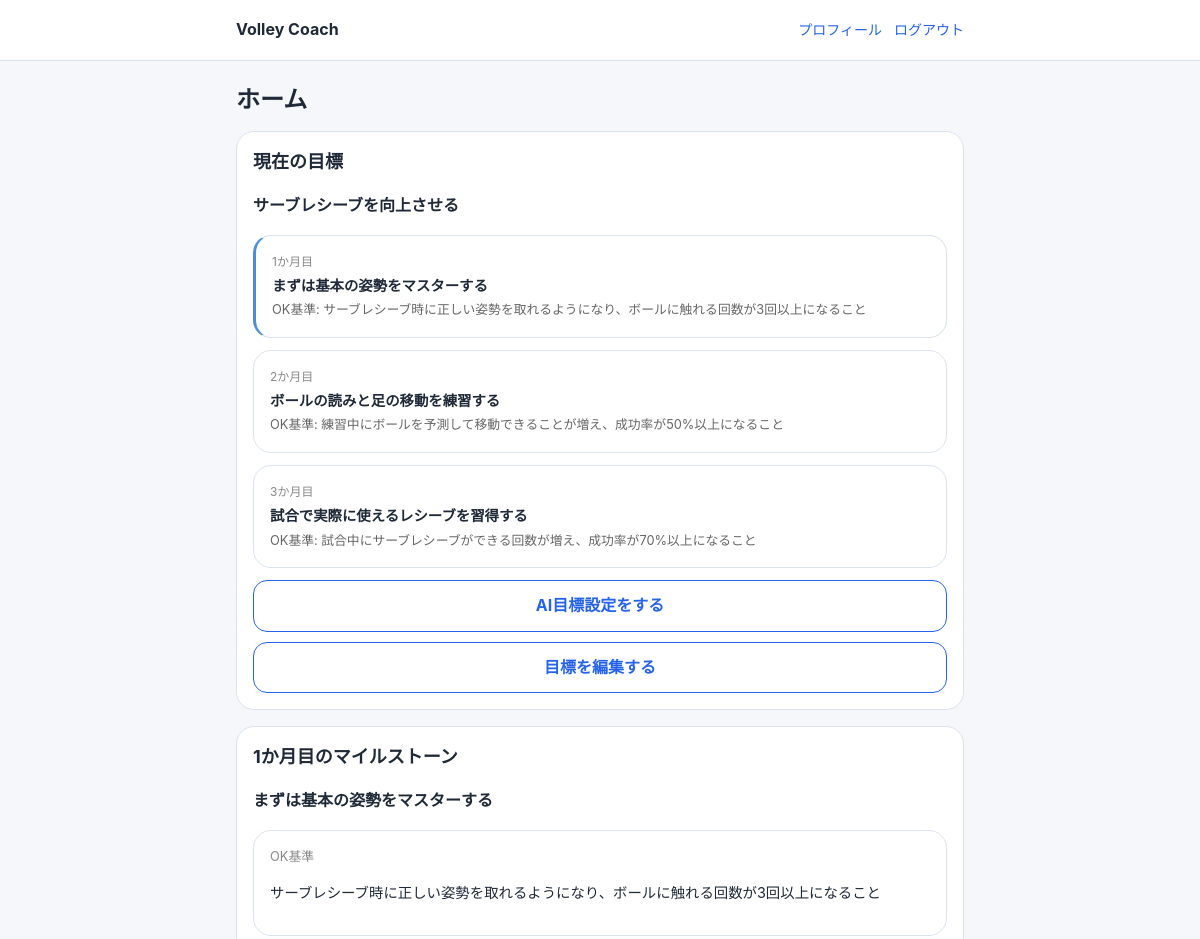
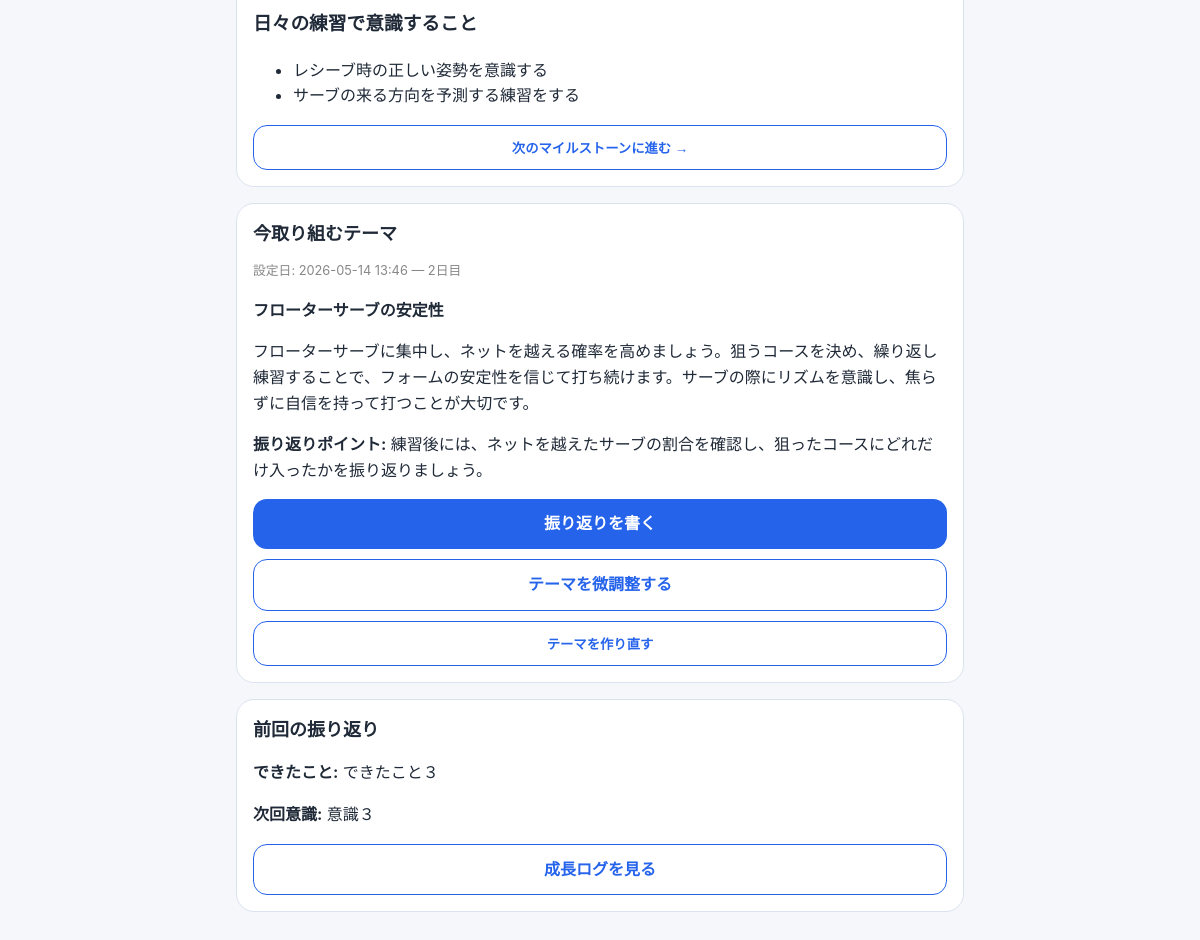
The page / (signed in) on the database its author committed (2 pictures, top to bottom).
### app/models.py (models this page shows)
class TimestampMixin:
    created_at = db.Column(db.DateTime, default=datetime.utcnow, nullable=False)
    updated_at = db.Column(
        db.DateTime,
        default=datetime.utcnow,
        onupdate=datetime.utcnow,
        nullable=False
    )

class Goal(db.Model, TimestampMixin):
    __tablename__ = "goals"
    id = db.Column(db.Integer, primary_key=True)
    user_id = db.Column(db.Integer, db.ForeignKey("users.id"), nullable=False)
    skill_type = db.Column(db.String(50), nullable=False, default="spike")
    goal_title = db.Column(db.String(255), nullable=False)
    goal_detail = db.Column(db.Text, nullable=False)
    target_date = db.Column(db.Date)
    status = db.Column(db.String(20), nullable=False, default="active")
    current_month_override = db.Column(db.Integer, nullable=True)
    user = db.relationship("User", back_populates="goals")
    assessments = db.relationship("Assessment", back_populates="goal", lazy=True)
    milestones = db.relationship(
        "GoalMilestone",
        back_populates="goal",
        lazy=True,
        cascade="all, delete-orphan",
        order_by="GoalMilestone.month_index",
    )
    daily_themes = db.relationship("DailyPracticeTheme", back_populates="goal", lazy=True)

class GoalMilestone(db.Model, TimestampMixin):
    __tablename__ = "goal_milestones"
    id = db.Column(db.Integer, primary_key=True)
    goal_id = db.Column(db.Integer, db.ForeignKey("goals.id"), nullable=False)
    month_index = db.Column(db.Integer, nullable=False)
    title = db.Column(db.String(255), nullable=False)
    ok_criteria = db.Column(db.Text)
    practice_focus_json = db.Column(db.Text, nullable=False, default="[]")
    goal = db.relationship("Goal", back_populates="milestones")
    daily_themes = db.relationship("DailyPracticeTheme", back_populates="milestone", lazy=True)

class DailyPracticeTheme(db.Model):
    __tablename__ = "daily_practice_themes"
    id = db.Column(db.Integer, primary_key=True)
    user_id = db.Column(db.Integer, db.ForeignKey("users.id"), nullable=False)
    goal_id = db.Column(db.Integer, db.ForeignKey("goals.id"), nullable=False)
    milestone_id = db.Column(db.Integer, db.ForeignKey("goal_milestones.id"), nullable=True)
    theme_title = db.Column(db.String(255), nullable=False)
    theme_detail = db.Column(db.Text, nullable=False)
    check_point = db.Column(db.Text)
    created_at = db.Column(db.DateTime, default=datetime.utcnow, nullable=False)
    goal = db.relationship("Goal", back_populates="daily_themes")
    milestone = db.relationship("GoalMilestone", back_populates="daily_themes")

class Reflection(db.Model):
    __tablename__ = "reflections"
    id = db.Column(db.Integer, primary_key=True)
    user_id = db.Column(db.Integer, db.ForeignKey("users.id"), nullable=False)
    practice_theme_id = db.Column(db.Integer, db.ForeignKey("practice_themes.id"), nullable=True)
    daily_theme_id = db.Column(db.Integer, db.ForeignKey("daily_practice_themes.id"), nullable=True)
    theme_applied = db.Column(db.String(20), nullable=False)
    good_points = db.Column(db.Text, nullable=False)
    bad_points = db.Column(db.Text, nullable=False)
    cause_hypothesis = db.Column(db.Text)
    next_action = db.Column(db.Text, nullable=False)
    coach_question = db.Column(db.Text)
    created_at = db.Column(db.DateTime, default=datetime.utcnow, nullable=False)
    user = db.relationship("User", back_populates="reflections")
    daily_theme = db.relationship("DailyPracticeTheme", backref=db.backref("reflections", lazy=True))

### app/routes/main.py (the view)
@main_bp.route("/")
@login_required
def home():
    latest_goal = Goal.query.filter_by(user_id=current_user.id, status="active").order_by(Goal.updated_at.desc()).first()
    latest_theme = PracticeTheme.query.filter_by(user_id=current_user.id).order_by(PracticeTheme.created_at.desc()).first()
    latest_daily_theme = DailyPracticeTheme.query.filter_by(user_id=current_user.id).order_by(DailyPracticeTheme.created_at.desc()).first()
    latest_reflection = Reflection.query.filter_by(user_id=current_user.id).order_by(Reflection.created_at.desc()).first()
    current_milestone = None
    current_practice_focus = []
    current_month = None
    if latest_goal:
        current_month = current_month_index(latest_goal)
        current_milestone = GoalMilestone.query.filter_by(
            goal_id=latest_goal.id,
            month_index=current_month,
        ).first()
        current_practice_focus = practice_focus_list(current_milestone)
    days_on_theme = None
    if latest_daily_theme:
        days_on_theme = (datetime.utcnow().date() - latest_daily_theme.created_at.date()).days + 1
    return render_template(
        "main/home.html",
        latest_goal=latest_goal,
        latest_theme=latest_theme,
        latest_daily_theme=latest_daily_theme,
        latest_reflection=latest_reflection,
        current_month=current_month,
        current_milestone=current_milestone,
        current_practice_focus=current_practice_focus,
        days_on_theme=days_on_theme,
    )

### app/models.py (called while the page is built)
@login_manager.user_loader
def load_user(user_id):
    return User.query.get(int(user_id))

### app/services/goal_progress_service.py (called while the page is built)
def current_month_index(goal) -> int:
    if goal.current_month_override is not None:
        return goal.current_month_override
    elapsed_days = (datetime.utcnow() - goal.created_at).days
    if elapsed_days < 30:
        return 1
    if elapsed_days < 60:
        return 2
    return 3

def practice_focus_list(milestone: GoalMilestone | None) -> list[str]:
    if not milestone:
        return []
    try:
        data = json.loads(milestone.practice_focus_json or "[]")
        return data if isinstance(data, list) else []
    except json.JSONDecodeError:
        return []

### app/templates/main/home.html (shortened to what this page needs)
{% extends "base.html" %}
{% block content %}
<h1>ホーム</h1>
<div class="stack">
    <section class="card">
        <h2>現在の目標</h2>
        {% if latest_goal %}
            <p><strong>{{ latest_goal.goal_title }}</strong></p>
            {% if latest_goal.milestones %}
                <div style="margin-top:0.75rem;">
                    {% for m in latest_goal.milestones %}
                    <div class="sub-card" style="margin-bottom:0.5rem; {% if m.month_index == current_month %}border-left:3px solid #4a90d9;{% endif %}">
                        <p style="font-size:0.75rem; color:#888; margin:0 0 0.2rem;">{{ m.month_index }}か月目</p>
                        <p style="font-size:0.9rem; margin:0;"><strong>{{ m.title }}</strong></p>
                        {% if m.ok_criteria %}
                            <p style="font-size:0.8rem; color:#666; margin:0.2rem 0 0;">OK基準: {{ m.ok_criteria }}</p>
                        {% endif %}
                    </div>
                    {% endfor %}
                </div>
            {% endif %}
            <div class="button-list" style="margin-top:0.75rem;">
                <a class="button secondary" href="{{ url_for('goals.roadmap') }}">AI目標設定をする</a>
                <a class="button secondary" href="{{ url_for('goals.edit_goal', goal_id=latest_goal.id) }}">目標を編集する</a>
            </div>
        {% else %}
            <p>まだ目標がありません。</p>
            <div class="button-list">
                <a class="button" href="{{ url_for('goals.roadmap') }}">AI目標設定をする</a>
            </div>
        {% endif %}
    </section>
    {% if latest_goal and current_milestone %}
    <section class="card">
        <h2>{{ current_month }}か月目のマイルストーン</h2>
        <p><strong>{{ current_milestone.title }}</strong></p>
        {% if current_milestone.ok_criteria %}
            <div class="sub-card">
                <p style="font-size:0.8rem; color:#888; margin:0 0 0.25rem;">OK基準</p>
                <p style="font-size:0.9rem;">{{ current_milestone.ok_criteria }}</p>
            </div>
        {% endif %}
        {% if current_practice_focus %}
            <h3 style="margin-top:0.75rem;">日々の練習で意識すること</h3>
            <ul>
                {% for item in current_practice_focus %}
                    <li>{{ item }}</li>
                {% endfor %}
            </ul>
        {% endif %}
        <div class="button-list" style="margin-top:1rem;">
            {% if current_month < 3 %}
            <form method="post" action="{{ url_for('goals.advance_milestone', goal_id=latest_goal.id) }}">
                <button class="button secondary" type="submit">次のマイルストーンに進む →</button>
            </form>
            {% endif %}
        </div>
    </section>
    {% endif %}
    <section class="card">
        <h2>今取り組むテーマ</h2>
        {% if latest_daily_theme %}
            <p style="font-size:0.8rem; color:#888;">
                設定日: {{ latest_daily_theme.created_at | jst }}
                {% if days_on_theme and days_on_theme > 1 %}— {{ days_on_theme }}日目{% endif %}
            </p>
            <p><strong>{{ latest_daily_theme.theme_title }}</strong></p>
            <p class="preline">{{ latest_daily_theme.theme_detail }}</p>
            {% if latest_daily_theme.check_point %}
                <p><strong>振り返りポイント:</strong> {{ latest_daily_theme.check_point }}</p>
            {% endif %}
            <div class="button-list">
                <a class="button" href="{{ url_for('reflection.new_reflection') }}">振り返りを書く</a>
                <a class="button secondary" href="{{ url_for('goals.edit_theme', theme_id=latest_daily_theme.id) }}">テーマを微調整する</a>
                {% if latest_goal %}
                <form method="post" action="{{ url_for('goals.create_today_theme', goal_id=latest_goal.id) }}" style="display:inline;">
                    <button class="button secondary" type="submit">テーマを作り直す</button>
                </form>
                {% endif %}
            </div>
        {% elif latest_goal %}
            <p>まだテーマがありません。</p>
            <form method="post" action="{{ url_for('goals.create_today_theme', goal_id=latest_goal.id) }}">
                <button class="button" type="submit">練習テーマを作る</button>
            </form>
        {% else %}
            <p>目標を設定するとテーマを作れます。</p>
        {% endif %}
    </section>
    {% if latest_reflection %}
    <section class="card">
        <h2>前回の振り返り</h2>
        <p><strong>できたこと:</strong> {{ latest_reflection.good_points }}</p>
        <p><strong>次回意識:</strong> {{ latest_reflection.next_action }}</p>
        <a class="button secondary" href="{{ url_for('reflection.logs') }}">成長ログを見る</a>
    </section>
    {% endif %}
</div>
{% endblock %}

### app/templates/base.html (shortened to what this page needs)
<!DOCTYPE html>
<html lang="ja">
<head>
    <link rel="stylesheet" href="{{ url_for('static', filename='css/style.css') }}">
</head>
<body>
    <header class="app-header">
        <div class="container">
            <div class="header-row">
                <a href="{{ url_for('main.home') }}" class="brand">Volley Coach</a>
                {% if current_user.is_authenticated %}
                <nav class="header-nav">
                    <a href="{{ url_for('profile.edit_profile') }}">プロフィール</a>
                    <a href="{{ url_for('auth.logout') }}">ログアウト</a>
                </nav>
                {% endif %}
            </div>
        </div>
    </header>
    <main class="container main-content">
        {% block content %}{% endblock %}
    </main>
</body>
</html>

### app/static/css/style.css (style rules this page uses)
:root { --bg: #f5f7fb; --card: #ffffff; --text: #1f2937; --subtext: #6b7280; --primary: #2563eb; --primary-dark: #1d4ed8; --border: #dbe3ef; --success: #ecfdf5; --danger: #fef2f2; --info: #eff6ff; --warning: #fffbeb; }
* { box-sizing: border-box; }
body { margin: 0; background: var(--bg); color: var(--text); font-family: -apple-system, BlinkMacSystemFont, "Segoe UI", sans-serif; line-height: 1.6; }
a { color: var(--primary); text-decoration: none; }
.container { width: min(100%, 760px); margin: 0 auto; padding: 0 16px; }
.app-header { background: #fff; border-bottom: 1px solid var(--border); position: sticky; top: 0; }
.header-row { min-height: 60px; display: flex; justify-content: space-between; align-items: center; gap: 12px; }
.brand { font-weight: 700; color: var(--text); }
.header-nav { display: flex; gap: 12px; font-size: 14px; }
.main-content { padding-top: 20px; padding-bottom: 36px; }
.card, .sub-card { background: var(--card); border: 1px solid var(--border); border-radius: 18px; padding: 16px; }
.sub-card { margin-top: 12px; }
.stack { display: grid; gap: 16px; }
h1 { margin: 0 0 12px; font-size: 24px; }
h2 { margin: 0 0 8px; font-size: 18px; }
.button { display: inline-block; width: 100%; border: none; background: var(--primary); color: #fff; font-weight: 700; text-align: center; padding: 12px 16px; border-radius: 14px; cursor: pointer; }
.button.secondary { background: #fff; color: var(--primary); border: 1px solid var(--primary); }
.button-list { display: grid; gap: 10px; }
.preline { white-space: pre-line; }

### rows shown on the page
Goal: goal_title "サーブレシーブを向上させる"
GoalMilestone: month_index "1", title "まずは基本の姿勢をマスターする", ok_criteria "サーブレシーブ時に正しい姿勢を取れるようになり、ボールに触れる回数が3回以上になること"
GoalMilestone: month_index "2", title "ボールの読みと足の移動を練習する", ok_criteria "練習中にボールを予測して移動できることが増え、成功率が50%以上になること"
GoalMilestone: month_index "3", title "試合で実際に使えるレシーブを習得する", ok_criteria "試合中にサーブレシーブができる回数が増え、成功率が70%以上になること"
DailyPracticeTheme: created_at|jst "2026-05-14 13:46", theme_title "フローターサーブの安定性", theme_detail "フローターサーブに集中し、ネットを越える確率を高めましょう。狙うコースを決め、繰り返し練習することで、フォームの安定性を信じて打ち続けます。サーブの際にリズムを意識し、焦らずに自信を持って打つことが大切です。", check_point "練習後には、ネットを越えたサーブの割合を確認し、狙ったコースにどれだけ入ったかを振り返りましょう。"
Reflection: good_points "できたこと３", next_action "意識３"

### other values the page prints
{{ current_month }} "1"
{{ item }} "レシーブ時の正しい姿勢を意識する" "サーブの来る方向を予測する練習をする"
{{ days_on_theme }} "2"
